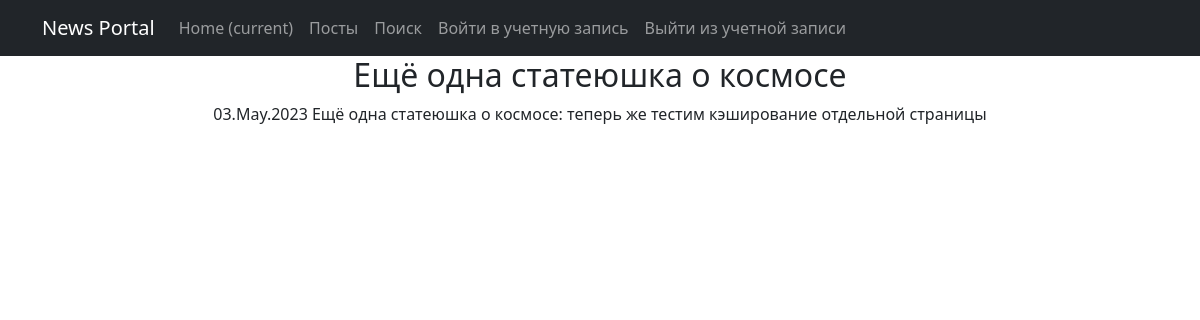
The app's page /news/78 with its own data.
### news_site/models.py (models this page shows, shortened)
class Post(models.Model):
    author = models.ForeignKey(Author, on_delete=models.CASCADE)
    NEWS = 'NW'
    ARTICLE = 'AR'
    CATEGORY_CHOICES = (
        (NEWS, 'Новость'),
        (ARTICLE, 'Статья')
    )
    categoryType = models.CharField(max_length=2, choices=CATEGORY_CHOICES, default=ARTICLE)
    time_add = models.DateTimeField(auto_now_add=True)
    head = models.CharField(max_length=256)
    body = models.TextField()
    rating = models.SmallIntegerField(default=0)
    category = models.ManyToManyField(Category, through='PostCategory')

### news_site/views.py (the view)
# urls.py: path('<int:pk>', PostDetail.as_view(), name='post_detail'),
class PostDetail(DetailView):
    template_name = 'post.html'
    context_object_name = 'post'
    queryset = Post.objects.all()
    def get_object(self, *args, **kwargs):  # переопределяем метод получения объекта
        obj = cache.get(f'product-{self.kwargs["pk"]}',
                        None)  # кэш очень похож на словарь, и метод get действует так же. Он забирает значение по ключу, если его нет, то забирает None.
        if not obj:
            obj = super().get_object(queryset=self.queryset)
            cache.set(f'product-{self.kwargs["pk"]}', obj)
        return obj

### news_site/templatetags/custom_filters.py (called while the page is built)
@register.filter()
def censor(text):
    try:
        str(text)
        word_list = text.split()
        for swear in SWEAR_WORDS:
            for i, word in enumerate(word_list):
                if swear[1:] in word:  # проверка со второй буквы, чтобы учесть верхний регистр
                    word_list[i] = word_list[i].replace(word, SWEAR_WORDS[swear])
        return ' '.join(word_list)
    except ValueError:
        print("Ошибка, невозможно применить фильтр к не строковым данным")

### templates/post.html (shortened to what this page needs)
{% extends 'flatpages/default.html' %}
{% load custom_filters %}
{% block content %}
<h2>{{ post.head|censor }}</h2>
{{ post.time_add|date:'d.M.Y' }}
{{ post.body|censor }}
{% endblock content %}

### records on screen
Post: head|censor "Ещё одна статеюшка о космосе", time_add "03.May.2023", body|censor "Ещё одна статеюшка о космосе: теперь же тестим кэширование отдельной страницы"
